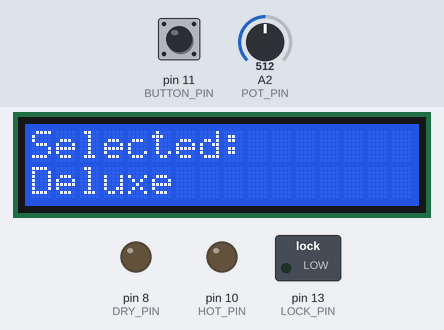
Simulated run of this sketch. Board: Arduino Uno, built with avr-gcc and run on an emulated ATmega328P. Shown: 16×2 character LCD, switched loads named in the sketch (green lamp = pin HIGH), output pins drawn as LEDs (lit = HIGH). Inputs (shaded band) come from the test bench; at power-on: pin 11 (BUTTON_PIN) LOW, A2 (POT_PIN) = 512. Pins used as bus, display or sensor lines are not drawn; what the sketch prints to the serial monitor is not drawn.

Above: at 1.2 s.
1.3 s: pin 11 (BUTTON_PIN) pulled HIGH for 0.3 s
At 2.2 s:
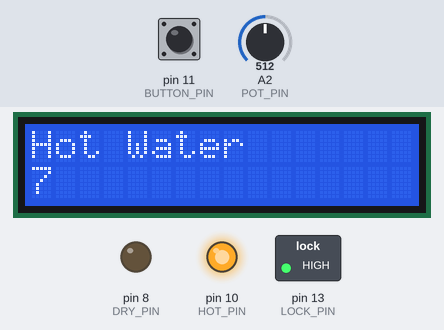
7.6 s: A2 (POT_PIN) set to 711
At 9.4 s:
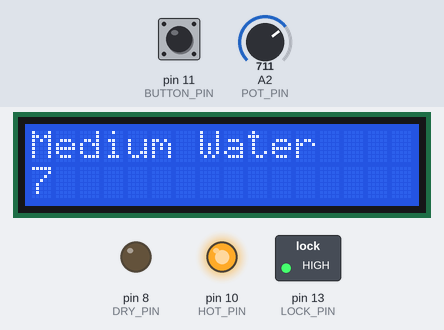
10.6 s: A2 (POT_PIN) set to 306
At 16.4 s:
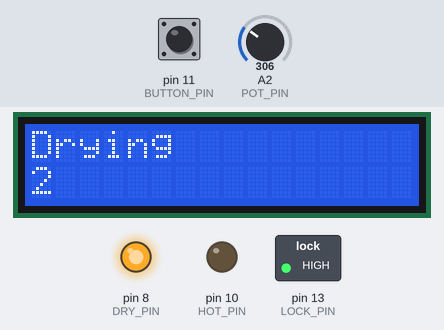
16.6 s: pin 11 (BUTTON_PIN) pulled HIGH for 3.2 s
At 19.7 s:
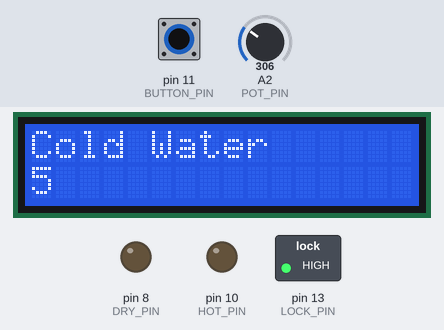
25.4 s: A2 (POT_PIN) set to 337
28.2 s: A2 (POT_PIN) set to 363
At 28.9 s:
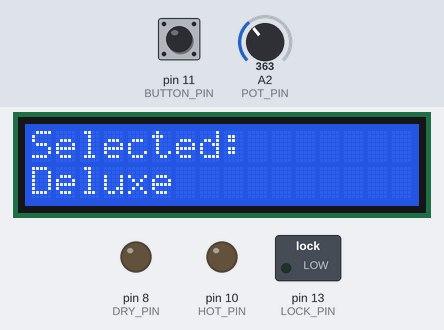
Timing chart, 0 to 30.9 s (numbered marks = the images above; inputs shaded):
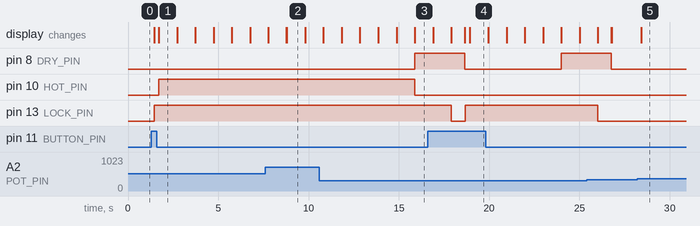

The sketch:

Washer.ino
```cpp
#include <Wire.h> //allows communication to lcd
#include <LiquidCrystal_I2C.h> //general lcd stuff
//I am using an LCD to make looking at the machine nicer, and easier to test

//input
const int POT_PIN = 2;
const int BUTTON_PIN = 11;

//output
const int HOT_PIN = 10;
const int COLD_PIN = 9;
const int DRY_PIN = 8;
const int LOCK_PIN = 13;

//LCD
LiquidCrystal_I2C lcd = LiquidCrystal_I2C(0x27, 16, 2);

int count = 0; //this boy's about to put in some WORK

//names of cycle types
enum WasherState{
  Idle = 0,
  Cold = 5, EconomyDry = 2,
  Hot = 7, DeluxeDry = 6,
  Medium = 3
} washer = Idle;

//potentiometer ranges from 0-1023. Values fluctuate a bit but never by more than 100 from where they are.
//set segments for 3 settings at 0-350, 351-700, 700-1023

void setup() {
  //set up pins
  pinMode(11, INPUT);
  pinMode(10, OUTPUT);
  pinMode(9, OUTPUT);
  pinMode(8, OUTPUT);
  pinMode(13, OUTPUT);

  //initialize LCD
  lcd.init();
  lcd.backlight();

  Serial.begin(9600);
}

void loop() {
  //set activity for an idle washer, such as being the only place where a button click matters
  if (washer == Idle) {
    //turn off anything that's on
    digitalWrite(HOT_PIN, LOW);
    digitalWrite(COLD_PIN, LOW);
    digitalWrite(DRY_PIN, LOW);
    digitalWrite(LOCK_PIN, LOW);

    int buttonBoi = digitalRead(BUTTON_PIN);
    Serial.println(buttonBoi);

    //read analog and choose type
    String washType = "";
    int potRead = analogRead(POT_PIN);
    if (potRead >=701) washType = "Super Deluxe";
    else if (potRead >= 351) washType = "Deluxe      ";
    else washType = "Economy     ";

    //write selected type to lcd
    lcd.setCursor(0,0);
    lcd.print("Selected:");
    lcd.setCursor(0,1);
    lcd.print(washType);

    //on a button press, start the selected cycle
    if (buttonBoi == HIGH){
      lcd.clear();
      //sdeluxe
      if(washType.equals("Super Deluxe")){
        digitalWrite(LOCK_PIN, HIGH);
        washer = Hot;
        count = 7;
      }

      //deluxe
      else if (washType.equals("Deluxe      ")){
        digitalWrite(LOCK_PIN, HIGH);
        washer = Hot;
        count = 7;
      }

      //econ
      else{
        digitalWrite(LOCK_PIN, HIGH);
        washer = Cold;
        count = 5;
      }
    }

    delay(250);
  }
  //activity for Cold, which is keeping an LED on as it counts down from
  else if (washer == Cold){
    //turn on LED and LCD
    digitalWrite(COLD_PIN, HIGH);
    lcd.setCursor(0,0);
    lcd.print("Cold Water");
    lcd.setCursor(0,1);
    lcd.print(count);

    //wait a second before whifting
    delay(1000);
    count--;
    if (count == 0) {
      lcd.clear();
      digitalWrite(COLD_PIN, LOW);
      int val = analogRead(POT_PIN);
      if (val >= 351) {
        washer = DeluxeDry;
        count = 7;
      }
      else {
        washer = EconomyDry;
        count = 2;
      }
    }
  }

//activity for Hot, which is keeping an LED on as it counts down
  else if (washer == Hot){
    //turn on LED and LCD
    digitalWrite(HOT_PIN, HIGH);
    lcd.setCursor(0,0);
    lcd.print("Hot Water");
    lcd.setCursor(0,1);
    lcd.print(count);

    //wait a second before whifting
    delay(1000);
    count-=1;

    if (count == 0) {
      lcd.clear();
      digitalWrite(HOT_PIN, LOW);
      int val = analogRead(POT_PIN);
      if (val >= 701) {
        washer = Medium;
        count = 7;
      }
      else if (val <= 351) {
        washer = EconomyDry;
        count = 2;
      }
      else {
        washer = DeluxeDry;
        count = 7;
      }
    }

  }

  //activity for Medium, which is keeping 2 LEDs on as it counts down
  else if (washer == Medium){
    //turn on LED and LCD
    digitalWrite(HOT_PIN, HIGH);
    digitalWrite(COLD_PIN, HIGH);
    lcd.setCursor(0,0);
    lcd.print("Medium Water");
    lcd.setCursor(0,1);
    lcd.print(count);

    //wait a second before whifting
    delay(1000);
    count--;
    if (count == 0) {
      lcd.clear();
      digitalWrite(HOT_PIN, LOW);
      digitalWrite(COLD_PIN, LOW);
      int val = analogRead(POT_PIN);
      if (val <= 351) {
        washer = EconomyDry;
        count = 2;
      }
      else {
        washer = DeluxeDry;
        count = 7;
      }
    }
  }

  //activity for EconDry
  else if (washer == EconomyDry) {
    //turn on LED and LCD
    digitalWrite(DRY_PIN, HIGH);
    lcd.setCursor(0,0);
    lcd.print("Drying");
    lcd.setCursor(0,1);
    lcd.print(count);
    //wait, then count down and check if done
    delay(1000);
    count--;
    if (count == 0) {
      lcd.clear();
      digitalWrite(LOCK_PIN, LOW);
      lcd.setCursor(11,0);
      lcd.print("Done!");
      delay(750);
      washer = Idle;
      lcd.clear();
    }
  }

  //activity for DelDry
  else if (washer == DeluxeDry) {
    //turn on LED and LCD
    digitalWrite(DRY_PIN, HIGH);
    lcd.setCursor(0,0);
    lcd.print("Drying");
    lcd.setCursor(0,1);
    lcd.print(count);
    //wait, then count down and check if done
    delay(1000);
    count--;
    if (count == 0) {
      lcd.clear();
      digitalWrite(LOCK_PIN, LOW);
      lcd.setCursor(11,0);
      lcd.print("Done!");
      delay(750);
      washer = Idle;
      lcd.clear();
    }
  }
}
```

Measured:
- the behaviour switches between 350 and 351 on A2 (POT_PIN) (found by bisection; images 4 and 5)
- after the input at 1.3 s, pin 10 (HOT_PIN): LOW → HIGH after 0.39 s; pin 13 (LOCK_PIN): LOW → HIGH after 0.14 s; the display: first changes after 0.14 s (image 1 shows a later state)
- after the input at 7.6 s, pin 8 (DRY_PIN): stays LOW (without the input it goes to HIGH after 1.2 s); pin 10 (HOT_PIN): stays HIGH (without the input it goes to LOW after 1.2 s); the display: first differs from a run without the input after 1.2 s (image 2)
- after the input at 28.2 s, the display: changes after 0.22 s (image 5)
- what the display in image 1 shows lasts 1.0 s, from 1.7 s to 2.7 s
